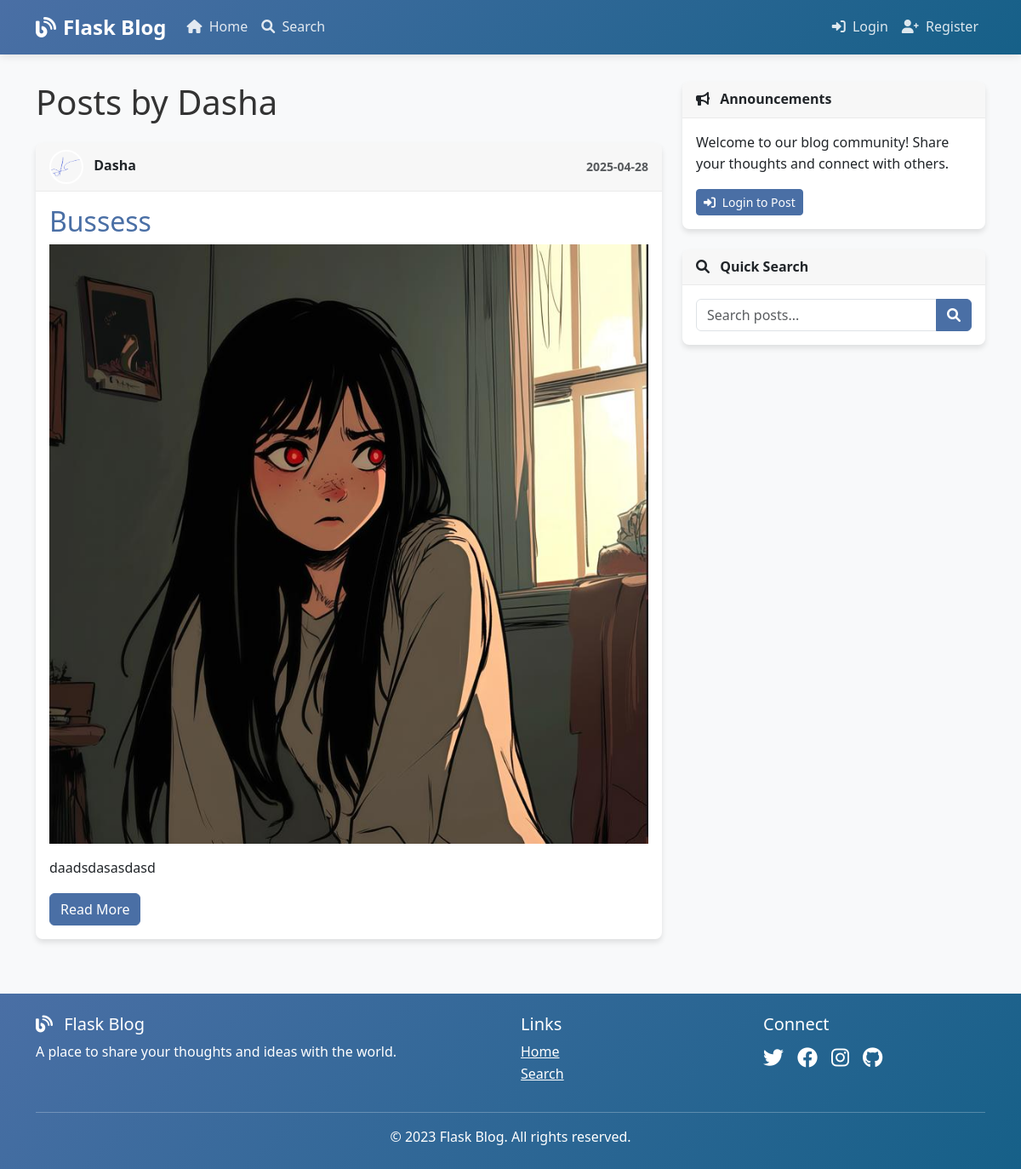
Page /user/Dasha on the earlier database version.
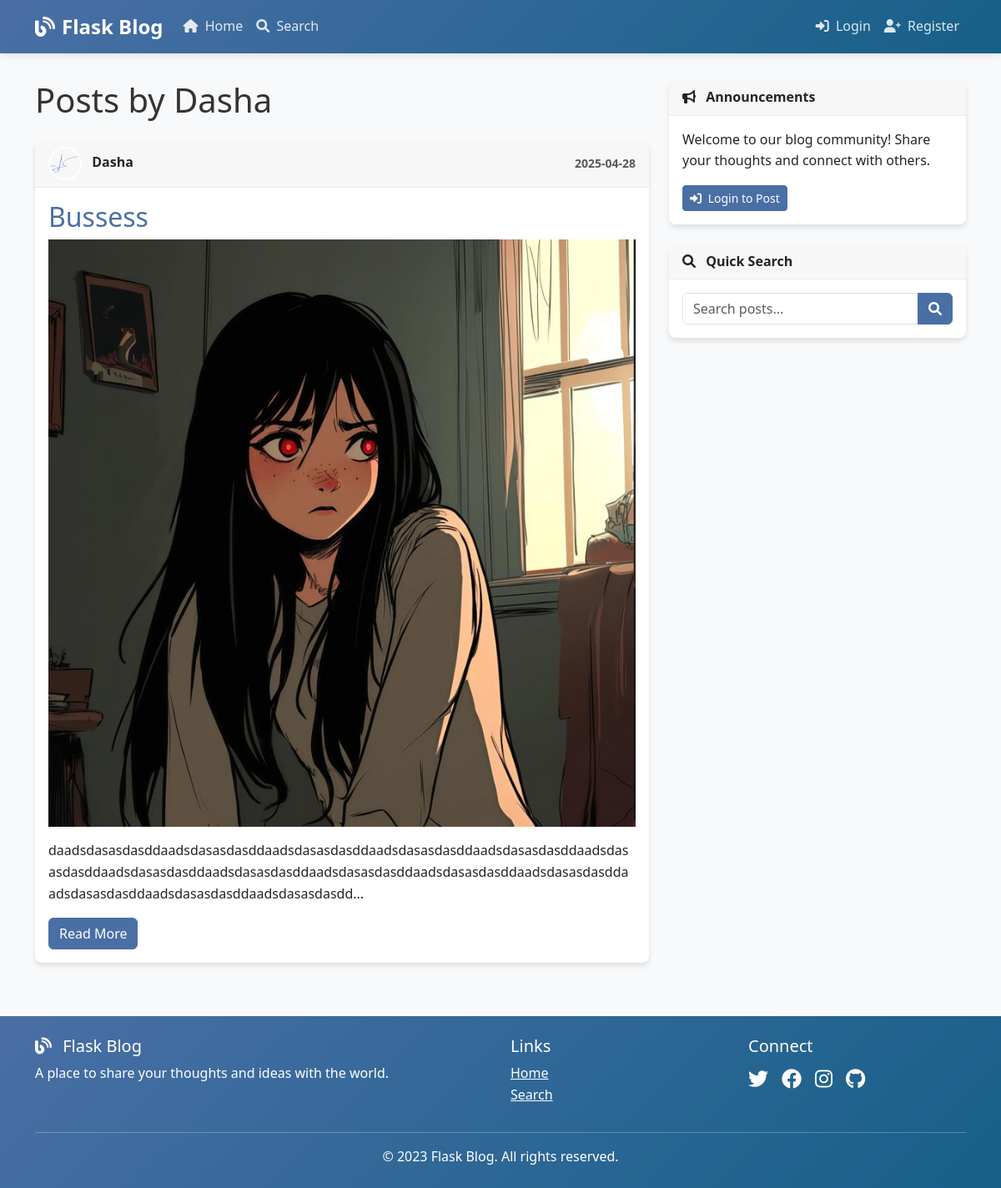
Same page on the later database version.
### app/models/post.py (models this page shows, shortened)
class Post(db.Model):
    id = db.Column(db.Integer, primary_key=True)
    title = db.Column(db.String(100), nullable=False)
    content = db.Column(db.Text, nullable=False)
    image_file = db.Column(db.String(20), nullable=True)
    created_at = db.Column(db.DateTime, nullable=False, default=datetime.utcnow)
    updated_at = db.Column(db.DateTime, onupdate=datetime.utcnow)
    user_id = db.Column(db.Integer, db.ForeignKey('user.id'), nullable=False)

### app/models/user.py (models this page shows, shortened)
class User(db.Model, UserMixin):
    id = db.Column(db.Integer, primary_key=True)
    username = db.Column(db.String(20), unique=True, nullable=False)
    email = db.Column(db.String(120), unique=True, nullable=False)
    password_hash = db.Column(db.String(128), nullable=False)
    profile_image = db.Column(db.String(20), nullable=False, default='default.jpg')
    created_at = db.Column(db.DateTime, nullable=False, default=datetime.utcnow)
    posts = db.relationship('Post', backref='author', lazy=True)

### app/controllers/posts.py (the view)
@posts_bp.route('/user/<string:username>')
def user_posts(username):
    from app.models.user import User
    page = request.args.get('page', 1, type=int)
    user = User.query.filter_by(username=username).first_or_404()
    posts = Post.query.filter_by(author=user)\
        .order_by(Post.created_at.desc())\
        .paginate(page=page, per_page=5)
    return render_template('posts/user_posts.html', posts=posts, user=user)

### app/templates/posts/user_posts.html (shortened to what this page needs)
{% extends "base.html" %}
{% block content %}
    <h1 class="mb-4">Posts by {{ user.username }}</h1>
    {% for post in posts.items %}
        <article class="card mb-3">
            <div class="card-header">
                <div class="d-flex justify-content-between align-items-center">
                    <div>
                        <img class="rounded-circle article-img" src="{{ url_for('static', filename='uploads/' + user.profile_image) }}" width="40" height="40">
                        <span class="ms-2">{{ user.username }}</span>
                    </div>
                    <small class="text-muted">{{ post.created_at.strftime('%Y-%m-%d') }}</small>
                </div>
            </div>
            <div class="card-body">
                <h2 class="card-title">
                    <a href="{{ url_for('posts.post', post_id=post.id) }}" class="text-decoration-none">{{ post.title }}</a>
                </h2>
                {% if post.image_file %}
                    <img src="{{ url_for('static', filename='uploads/' + post.image_file) }}" class="img-fluid mb-3" alt="{{ post.title }}">
                {% endif %}
                <p class="card-text">{{ post.content|truncate(200) }}</p>
                <a href="{{ url_for('posts.post', post_id=post.id) }}" class="btn btn-primary">Read More</a>
            </div>
        </article>
    {% endfor %}
{% endblock content %}

Differences in the rows shown:
changed Post "Bussess": content "daadsdasasdasd" → "daadsdasasdasddaadsdasasdasddaadsdasasdasddaadsdasasdasddaadsdasasdasddaadsdasasdasddaadsdasasdasddaadsdasasdasddaadsdasasdasddaadsdasasdasddaadsdasasdasddaadsdasasdasddaadsdasasdasddaadsdasasdasdd..."
